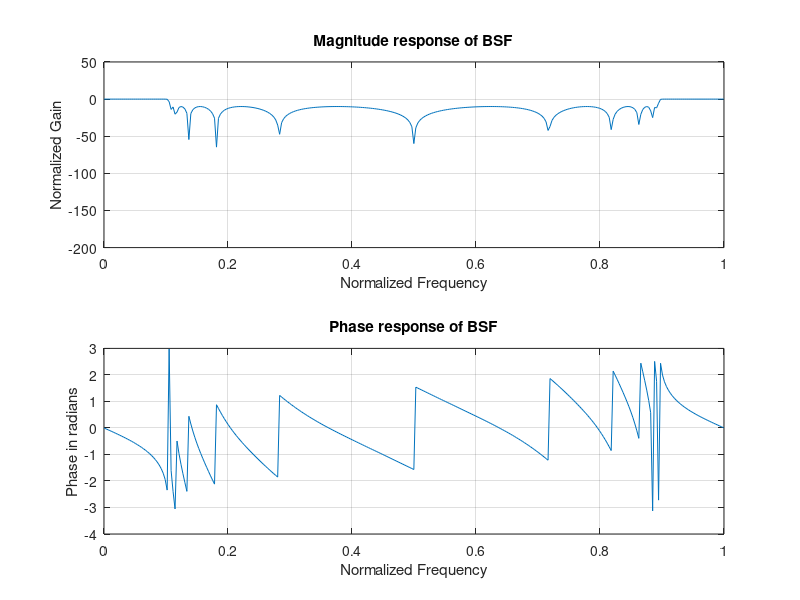

Source code (MATLAB):
%Chebyshev Type2 BSF filter

alphaP=10;%passband attenuation
alphaS=200;%stopband attenuation
wp=[0.3 0.7];%passband frequency
ws=[0.1 0.9];%stopband frequency
[n,wn]=cheb2ord(wp,ws,alphaP,alphaS);
[b,a]=cheby2(n,alphaP,wn,'stop');
w=0:0.01:pi;
[h,ph]=freqz(b,a,w);
m=20*log10(abs(h));
subplot(2,1,1)
plot(ph/pi,m);
grid on;
xlabel('Normalized Frequency');
ylabel('Normalized Gain');
title('Magnitude response of BSF');
axis([0 1 -200 50])
subplot(2,1,2)
plot(ph/pi,angle(h));
grid on;
xlabel('Normalized Frequency');
ylabel('Phase in radians');
title('Phase response of BSF');